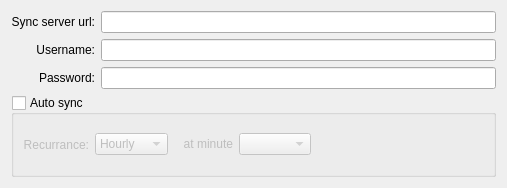
<?xml version="1.0" encoding="UTF-8"?>
<ui version="4.0">
 <class>ServerProperties</class>
 <widget class="QWidget" name="ServerProperties">
  <property name="geometry">
   <rect>
    <x>0</x>
    <y>0</y>
    <width>507</width>
    <height>184</height>
   </rect>
  </property>
  <property name="sizePolicy">
   <sizepolicy hsizetype="Fixed" vsizetype="Preferred">
    <horstretch>0</horstretch>
    <verstretch>0</verstretch>
   </sizepolicy>
  </property>
  <property name="minimumSize">
   <size>
    <width>500</width>
    <height>0</height>
   </size>
  </property>
  <layout class="QGridLayout" name="gridLayout">
   <item row="0" column="0">
    <widget class="QLabel" name="label">
     <property name="text">
      <string>Sync server url:</string>
     </property>
     <property name="alignment">
      <set>Qt::AlignRight|Qt::AlignTrailing|Qt::AlignVCenter</set>
     </property>
    </widget>
   </item>
   <item row="0" column="1">
    <widget class="QLineEdit" name="leSyncUrl"/>
   </item>
   <item row="1" column="0">
    <widget class="QLabel" name="label_2">
     <property name="text">
      <string>Username:</string>
     </property>
     <property name="alignment">
      <set>Qt::AlignRight|Qt::AlignTrailing|Qt::AlignVCenter</set>
     </property>
    </widget>
   </item>
   <item row="1" column="1">
    <widget class="QLineEdit" name="leUsername"/>
   </item>
   <item row="2" column="0">
    <widget class="QLabel" name="label_3">
     <property name="text">
      <string>Password:</string>
     </property>
     <property name="alignment">
      <set>Qt::AlignRight|Qt::AlignTrailing|Qt::AlignVCenter</set>
     </property>
    </widget>
   </item>
   <item row="2" column="1">
    <widget class="QLineEdit" name="lePassword">
     <property name="echoMode">
      <enum>QLineEdit::Password</enum>
     </property>
    </widget>
   </item>
   <item row="3" column="0" colspan="2">
    <widget class="QGroupBox" name="groupBox">
     <property name="title">
      <string>Auto sync</string>
     </property>
     <property name="checkable">
      <bool>true</bool>
     </property>
     <property name="checked">
      <bool>false</bool>
     </property>
     <layout class="QGridLayout" name="gridLayout_2">
      <item row="0" column="0">
       <widget class="QLabel" name="lRecurrance">
        <property name="text">
         <string>Recurrance:</string>
        </property>
        <property name="alignment">
         <set>Qt::AlignRight|Qt::AlignTrailing|Qt::AlignVCenter</set>
        </property>
       </widget>
      </item>
      <item row="0" column="1">
       <widget class="KComboBox" name="cbRecurrance">
        <item>
         <property name="text">
          <string>Hourly</string>
         </property>
        </item>
        <item>
         <property name="text">
          <string>Daily</string>
         </property>
        </item>
        <item>
         <property name="text">
          <string>Weekly</string>
         </property>
        </item>
        <item>
         <property name="text">
          <string>Monthly</string>
         </property>
        </item>
       </widget>
      </item>
      <item row="0" column="2">
       <widget class="QStackedWidget" name="swRecurrance">
        <property name="currentIndex">
         <number>0</number>
        </property>
        <widget class="QWidget" name="page">
         <layout class="QGridLayout" name="gridLayout_3">
          <item row="0" column="0">
           <widget class="QLabel" name="label_4">
            <property name="text">
             <string>at minute</string>
            </property>
            <property name="alignment">
             <set>Qt::AlignRight|Qt::AlignTrailing|Qt::AlignVCenter</set>
            </property>
           </widget>
          </item>
          <item row="0" column="1">
           <widget class="KComboBox" name="cbHourlyMinute"/>
          </item>
          <item row="0" column="2">
           <spacer name="horizontalSpacer">
            <property name="orientation">
             <enum>Qt::Horizontal</enum>
            </property>
            <property name="sizeHint" stdset="0">
             <size>
              <width>40</width>
              <height>20</height>
             </size>
            </property>
           </spacer>
          </item>
         </layout>
        </widget>
        <widget class="QWidget" name="page_2">
         <layout class="QGridLayout" name="gridLayout_4">
          <item row="1" column="1">
           <widget class="QTimeEdit" name="teDailyTime"/>
          </item>
          <item row="1" column="0">
           <widget class="QLabel" name="label_5">
            <property name="text">
             <string>at</string>
            </property>
            <property name="alignment">
             <set>Qt::AlignRight|Qt::AlignTrailing|Qt::AlignVCenter</set>
            </property>
           </widget>
          </item>
          <item row="1" column="2">
           <spacer name="horizontalSpacer_2">
            <property name="orientation">
             <enum>Qt::Horizontal</enum>
            </property>
            <property name="sizeHint" stdset="0">
             <size>
              <width>40</width>
              <height>20</height>
             </size>
            </property>
           </spacer>
          </item>
         </layout>
        </widget>
        <widget class="QWidget" name="page_3">
         <layout class="QGridLayout" name="gridLayout_5">
          <item row="0" column="1">
           <widget class="QComboBox" name="cbWeeklyDay">
            <item>
             <property name="text">
              <string>Monday</string>
             </property>
            </item>
            <item>
             <property name="text">
              <string>Tuesday</string>
             </property>
            </item>
            <item>
             <property name="text">
              <string>Wednesday</string>
             </property>
            </item>
            <item>
             <property name="text">
              <string>Thursday</string>
             </property>
            </item>
            <item>
             <property name="text">
              <string>Friday</string>
             </property>
            </item>
            <item>
             <property name="text">
              <string>Saturday</string>
             </property>
            </item>
            <item>
             <property name="text">
              <string>Sunday</string>
             </property>
            </item>
           </widget>
          </item>
          <item row="0" column="0">
           <widget class="QLabel" name="label_6">
            <property name="text">
             <string>on</string>
            </property>
            <property name="alignment">
             <set>Qt::AlignRight|Qt::AlignTrailing|Qt::AlignVCenter</set>
            </property>
           </widget>
          </item>
          <item row="0" column="2">
           <widget class="QLabel" name="label_7">
            <property name="text">
             <string>at</string>
            </property>
            <property name="alignment">
             <set>Qt::AlignRight|Qt::AlignTrailing|Qt::AlignVCenter</set>
            </property>
           </widget>
          </item>
          <item row="0" column="3">
           <widget class="QTimeEdit" name="teWeeklyTime"/>
          </item>
          <item row="0" column="4">
           <spacer name="horizontalSpacer_3">
            <property name="orientation">
             <enum>Qt::Horizontal</enum>
            </property>
            <property name="sizeHint" stdset="0">
             <size>
              <width>40</width>
              <height>20</height>
             </size>
            </property>
           </spacer>
          </item>
         </layout>
        </widget>
        <widget class="QWidget" name="page_4">
         <layout class="QGridLayout" name="gridLayout_6">
          <item row="0" column="0">
           <widget class="QLabel" name="label_8">
            <property name="text">
             <string>on day</string>
            </property>
            <property name="alignment">
             <set>Qt::AlignRight|Qt::AlignTrailing|Qt::AlignVCenter</set>
            </property>
           </widget>
          </item>
          <item row="0" column="1">
           <widget class="QComboBox" name="cbMonthlyDay">
            <item>
             <property name="text">
              <string>1</string>
             </property>
            </item>
            <item>
             <property name="text">
              <string>2</string>
             </property>
            </item>
            <item>
             <property name="text">
              <string>3</string>
             </property>
            </item>
            <item>
             <property name="text">
              <string>4</string>
             </property>
            </item>
            <item>
             <property name="text">
              <string>5</string>
             </property>
            </item>
            <item>
             <property name="text">
              <string>6</string>
             </property>
            </item>
            <item>
             <property name="text">
              <string>7</string>
             </property>
            </item>
            <item>
             <property name="text">
              <string>8</string>
             </property>
            </item>
            <item>
             <property name="text">
              <string>9</string>
             </property>
            </item>
            <item>
             <property name="text">
              <string>10</string>
             </property>
            </item>
            <item>
             <property name="text">
              <string>11</string>
             </property>
            </item>
            <item>
             <property name="text">
              <string>12</string>
             </property>
            </item>
            <item>
             <property name="text">
              <string>13</string>
             </property>
            </item>
            <item>
             <property name="text">
              <string>14</string>
             </property>
            </item>
            <item>
             <property name="text">
              <string>15</string>
             </property>
            </item>
            <item>
             <property name="text">
              <string>16</string>
             </property>
            </item>
            <item>
             <property name="text">
              <string>17</string>
             </property>
            </item>
            <item>
             <property name="text">
              <string>18</string>
             </property>
            </item>
            <item>
             <property name="text">
              <string>19</string>
             </property>
            </item>
            <item>
             <property name="text">
              <string>20</string>
             </property>
            </item>
            <item>
             <property name="text">
              <string>21</string>
             </property>
            </item>
            <item>
             <property name="text">
              <string>22</string>
             </property>
            </item>
            <item>
             <property name="text">
              <string>23</string>
             </property>
            </item>
            <item>
             <property name="text">
              <string>24</string>
             </property>
            </item>
            <item>
             <property name="text">
              <string>25</string>
             </property>
            </item>
            <item>
             <property name="text">
              <string>26</string>
             </property>
            </item>
            <item>
             <property name="text">
              <string>27</string>
             </property>
            </item>
            <item>
             <property name="text">
              <string>28</string>
             </property>
            </item>
            <item>
             <property name="text">
              <string>29</string>
             </property>
            </item>
            <item>
             <property name="text">
              <string>30</string>
             </property>
            </item>
            <item>
             <property name="text">
              <string>31</string>
             </property>
            </item>
           </widget>
          </item>
          <item row="0" column="2">
           <widget class="QLabel" name="label_9">
            <property name="text">
             <string>at</string>
            </property>
            <property name="alignment">
             <set>Qt::AlignRight|Qt::AlignTrailing|Qt::AlignVCenter</set>
            </property>
           </widget>
          </item>
          <item row="0" column="3">
           <widget class="QTimeEdit" name="teMonthlyTime"/>
          </item>
          <item row="0" column="4">
           <spacer name="horizontalSpacer_4">
            <property name="orientation">
             <enum>Qt::Horizontal</enum>
            </property>
            <property name="sizeHint" stdset="0">
             <size>
              <width>40</width>
              <height>20</height>
             </size>
            </property>
           </spacer>
          </item>
         </layout>
        </widget>
       </widget>
      </item>
     </layout>
    </widget>
   </item>
  </layout>
 </widget>
 <customwidgets>
  <customwidget>
   <class>KComboBox</class>
   <extends>QComboBox</extends>
   <header>kcombobox.h</header>
  </customwidget>
 </customwidgets>
 <resources/>
 <connections/>
</ui>
